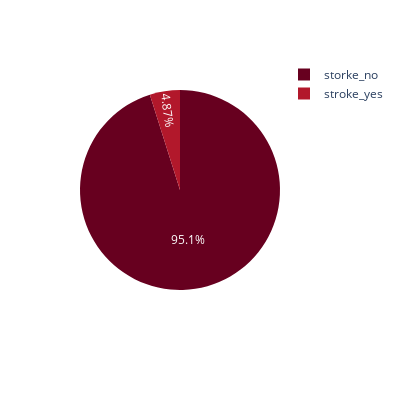

The cell this chart's notebook holds for it:
### Code cell
px.pie(values=df.stroke.value_counts().values,names = ['storke_no','stroke_yes'],width=400, height=400,
       color_discrete_sequence=px.colors.sequential.RdBu)

### Figure 1 — Plotly figure (JSON) as saved in the notebook; plotly's stock layout.template omitted (floating-point values rounded to 4 significant figures)
{"data": [{"domain": {"x": [0, 1], "y": [0, 1]}, "hovertemplate": "label=%{label}<br>value=%{value}<extra></extra>", "labels": ["storke_no", "stroke_yes"], "legendgroup": "", "name": "", "showlegend": true, "type": "pie", "values": [4861, 249]}], "layout": {"height": 400, "legend": {"tracegroupgap": 0}, "margin": {"t": 60}, "piecolorway": ["rgb(103,0,31)", "rgb(178,24,43)", "rgb(214,96,77)", "rgb(244,165,130)", "rgb(253,219,199)", "rgb(247,247,247)", "rgb(209,229,240)", "rgb(146,197,222)", "rgb(67,147,195)", "rgb(33,102,172)", "rgb(5,48,97)"], "width": 400}}
